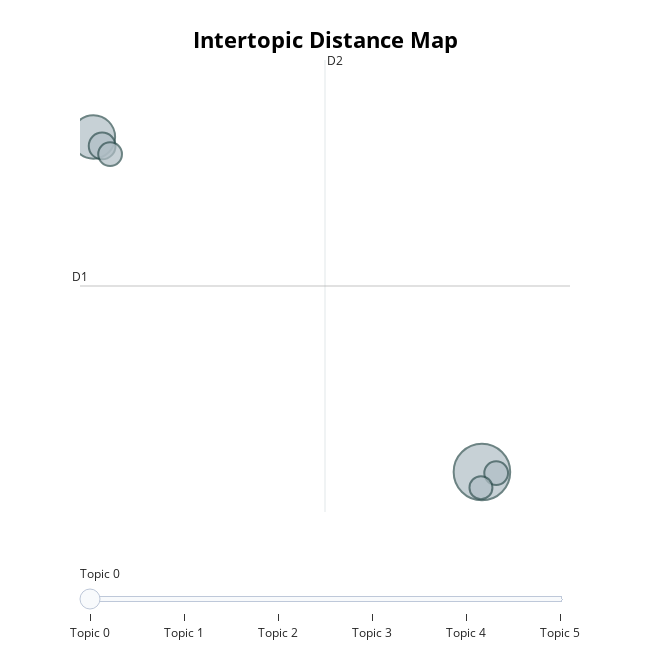

Write notebook code for a chart like this one.
### Code cell
topic_model.visualize_topics()

### Figure 1 — Plotly figure (JSON) as saved in the notebook; plotly's stock layout.template omitted (floating-point values rounded to 4 significant figures)
{"data": [{"customdata": [[0, "it | the | so | you | what", 85], [1, "loreal | kk | sarah | hannah | this", 50], [2, "heb | ik | den | dit | die", 19], [3, "que | es | brocha | la | de", 15], [4, "boycott | primer | bist | without | with", 15], [5, "shade | what | thxs | are | we", 14]], "hovertemplate": "<b>Topic %{customdata[0]}</b><br>%{customdata[1]}<br>Size: %{customdata[2]}", "legendgroup": "", "marker": {"color": "#B0BEC5", "line": {"color": "DarkSlateGrey", "width": 2}, "size": [85, 50, 19, 15, 15, 14], "sizemode": "area", "sizeref": 0.05312, "symbol": "circle"}, "mode": "markers", "name": "", "orientation": "v", "showlegend": false, "type": "scatter", "x": [22.28, 4.167, 4.573, 4.945, 22.94, 22.23], "xaxis": "x", "y": [8.038, 23.17, 22.77, 22.4, 7.985, 7.327], "yaxis": "y"}], "layout": {"annotations": [{"showarrow": false, "text": "D1", "x": 3.542, "y": 16.44, "yshift": 10}, {"showarrow": false, "text": "D2", "x": 14.96, "xshift": 10, "y": 26.65}], "height": 650, "hoverlabel": {"bgcolor": "white", "font": {"family": "Rockwell", "size": 16}}, "legend": {"itemsizing": "constant", "tracegroupgap": 0}, "margin": {"t": 60}, "shapes": [{"line": {"color": "#CFD8DC", "width": 2}, "type": "line", "x0": 14.96, "x1": 14.96, "y0": 6.228, "y1": 26.65}, {"line": {"color": "#9E9E9E", "width": 2}, "type": "line", "x0": 3.542, "x1": 26.38, "y0": 16.44, "y1": 16.44}], "sliders": [{"active": 0, "pad": {"t": 50}, "steps": [{"args": [{"marker.color": [["red", "#B0BEC5", "#B0BEC5", "#B0BEC5", "#B0BEC5", "#B0BEC5"]]}], "label": "Topic 0", "method": "update"}, {"args": [{"marker.color": [["#B0BEC5", "red", "#B0BEC5", "#B0BEC5", "#B0BEC5", "#B0BEC5"]]}], "label": "Topic 1", "method": "update"}, {"args": [{"marker.color": [["#B0BEC5", "#B0BEC5", "red", "#B0BEC5", "#B0BEC5", "#B0BEC5"]]}], "label": "Topic 2", "method": "update"}, {"args": [{"marker.color": [["#B0BEC5", "#B0BEC5", "#B0BEC5", "red", "#B0BEC5", "#B0BEC5"]]}], "label": "Topic 3", "method": "update"}, {"args": [{"marker.color": [["#B0BEC5", "#B0BEC5", "#B0BEC5", "#B0BEC5", "red", "#B0BEC5"]]}], "label": "Topic 4", "method": "update"}, {"args": [{"marker.color": [["#B0BEC5", "#B0BEC5", "#B0BEC5", "#B0BEC5", "#B0BEC5", "red"]]}], "label": "Topic 5", "method": "update"}]}], "title": {"font": {"color": "Black", "size": 22}, "text": "<b>Intertopic Distance Map</b>", "x": 0.5, "xanchor": "center", "y": 0.95, "yanchor": "top"}, "width": 650, "xaxis": {"anchor": "y", "domain": [0, 1], "range": [3.542, 26.38], "title": {"text": ""}, "visible": false}, "yaxis": {"anchor": "x", "domain": [0, 1], "range": [6.228, 26.65], "title": {"text": ""}, "visible": false}}}
